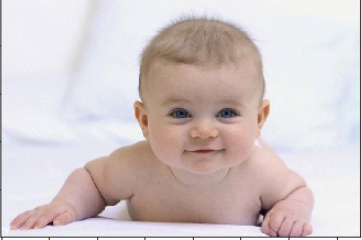
#> input picture gallery_buchanan/face_detection/open_cv/data/baby1.png, 362 x 240 px
$ jupyter execute --allow-errors 'Face Detection with OpenCV-Python.ipynb'   (shell and % lines are left out)
#> lines starting #> are read from the running program, lines starting #| are printed output that depends on the picture; after the words box and inside, x2 and y2 are one past the last pixel; in counts of white or black regions, pixels touching at a corner belong together
# Loading the necessary libraries

[cell 1]
# https://github.com/parulnith/Face-Detection-in-Python-using-OpenCV
# https://www.datacamp.com/community/tutorials/face-detection-python-opencv

# Import the necessary libraries
import numpy as np
import cv2
import matplotlib.pyplot as plt

[cell 2]
import os
os.chdir('/Users/baskausj/ml_images/fact_detection_opencv')
print(os.getcwd())

# Loading images

[cell 3]
#  Loading the image to be tested
test_image = cv2.imread('data/baby1.png') # wrong image type in original source, change to ".png", also use data directory
#> test_image is the input picture: shape (240, 362, 3); mean B, G, R 200.8, 200.4, 211.7

# Converting to grayscale as opencv expects detector takes in input gray scale images
test_image_gray = cv2.cvtColor(test_image, cv2.COLOR_BGR2GRAY)
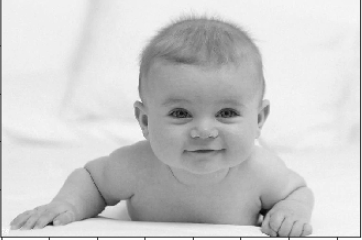
#> test_image_gray: shape (240, 362); min 7, max 255, mean 203.8

# Displaying grayscale image
plt.imshow(test_image_gray, cmap='gray')

Since we know that OpenCV loads an image in BGR format so we need to convert it into RBG format to be able to display its true colours. Let us write a small function for that.

[cell 4]
def convertToRGB(image):
    return cv2.cvtColor(image, cv2.COLOR_BGR2RGB)

# Haar cascade files

OpenCV comes with a lot of pre-trained classsifiers. For instance there are classifiers for smile, eyes,face etc. These come in the form of xml files and are located in `opencv/data/haarcascades/` folder. However, just to make things simple, you can also access them from here.Download the xml fiels and place them in data folder in the same working directory as the jupyter notebook.

### Loading the classifier for frontal face

[cell 5]
haar_cascade_face = cv2.CascadeClassifier('data/haarcascades/haarcascade_frontalface_alt2.xml')

# Face detection

We shall be using the detectMultiscale module of the classifier.This function will return the co-ordinates(x and y posiiton plus the height and width) of the detected faces as Rect(x,y,w,h).

[cell 6]
faces_rects = haar_cascade_face.detectMultiScale(test_image_gray, scaleFactor = 1.2, minNeighbors = 5);
#> faces_rects = [[139, 59, 133, 133]]

# Let us print the no. of faces found
print('Faces found: ', len(faces_rects))
#| Faces found:  1

Our next step is to loop over all the co-ordinates it returned and draw rectangles around them using Open CV.We will be drawing a green rectangle with thicknessof 2

[cell 7]
for (x,y,w,h) in faces_rects:
     cv2.rectangle(test_image, (x, y), (x+w, y+h), (0, 255, 0), 2)
#> this loop made 1 pass
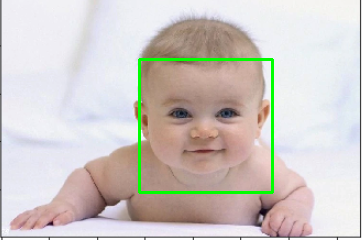
#> test_image: shape (240, 362, 3); 1.83% of pixels changed, all inside (x1, y1, x2, y2) = (138, 58, 274, 194)

Finally, we shall display the original image in coloured to see if the face has been detected correctly or not.

[cell 8]
#convert image to RGB and show image
plt.imshow(convertToRGB(test_image))

### Let us create a generalised function for the entire face detection process.

[cell 9]
def detect_faces(cascade, test_image, scaleFactor = 1.1):
    # create a copy of the image to prevent any changes to the original one.
    image_copy = test_image.copy()

    #convert the test image to gray scale as opencv face detector expects gray images
    gray_image = cv2.cvtColor(image_copy, cv2.COLOR_BGR2GRAY)

    # Applying the haar classifier to detect faces
    faces_rect = haar_cascade_face.detectMultiScale(gray_image, scaleFactor=scaleFactor, minNeighbors=5)

    for (x, y, w, h) in faces_rect:
        cv2.rectangle(image_copy, (x, y), (x+w, y+h), (0, 255, 0), 15)

    return image_copy

[cell 10]
#loading image
test_image2 = cv2.imread('data/group.png')
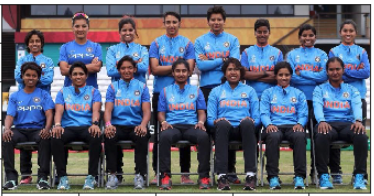
#> input picture gallery_buchanan/face_detection/open_cv/data/group.png, 374 x 196 px
#> test_image2 is the input picture: shape (196, 374, 3); mean B, G, R 118.1, 102.5, 96.4

# create a copy of the image to prevent any changes to the original one.
image_copy = test_image2.copy()
plt.imshow(convertToRGB(image_copy))

[cell 11]
#convert the test image to gray scale as opencv face detector expects gray images
gray_image = cv2.cvtColor(image_copy, cv2.COLOR_BGR2GRAY)
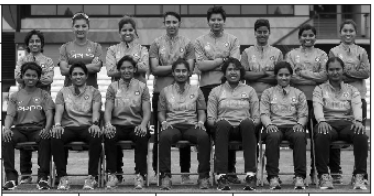
#> gray_image: shape (196, 374); min 0, max 255, mean 102.4
plt.imshow(gray_image, cmap='gray')

#> (a cell that did not finish here is left out)

#> (a cell that did not finish here is left out)

[cell 14]
plt.imshow(convertToRGB(image_copy))

### Testing the function on new image

[cell 15]
#loading image
#test_image2 = cv2.imread('photographs/2016.011.23.tif')
#test_image2 = cv2.imread('paintings/1979.0650P.tif')
test_image2 = cv2.imread('photographs/2015.051.tif')

#call the function to detect faces
#> (the rest of this cell did not finish here and is left out)


#convert to RGB and display image
plt.imshow(convertToRGB(faces))

### Testing the function on a group photograph

[cell 16]
#loading image
test_image2 = cv2.imread('data/group.png')

#call the function to detect faces
faces = detect_faces(haar_cascade_face, test_image2)
#> call 2 of detect_faces, with scaleFactor = 1.1
#> in detect_faces (call 2), `faces_rect = haar_cascade_face.detectMultiScale(gray_image, scaleFacto..`: faces_rect = [[206, 11, 22, 22], [70, 18, 21, 21], [171, 62, 21, 21]]
#> the loop in detect_faces (call 2), `for (x, y, w, h) in faces_rect:` made 3 passes
#> after the loop in detect_faces (call 2), `for (x, y, w, h) in faces_rect:`:
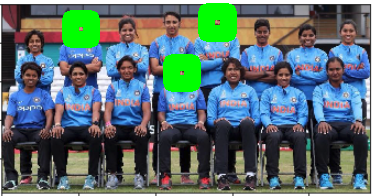
#> image_copy: shape (196, 374, 3); 5.56% of pixels changed, all inside (x1, y1, x2, y2) = (62, 3, 237, 92)

#convert to RGB and display image
plt.imshow(convertToRGB(faces))
